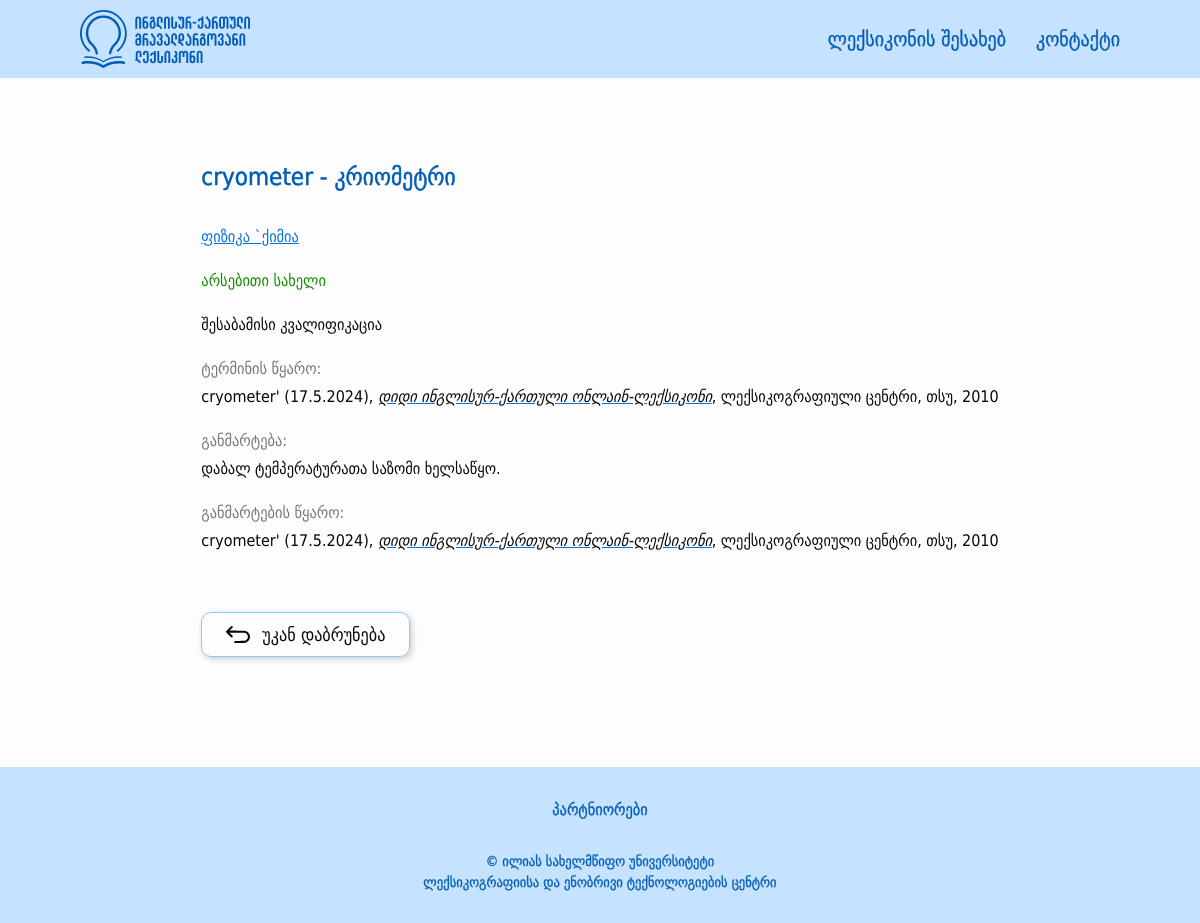
Page /term_detail/16 (signed in) on the earlier database version.
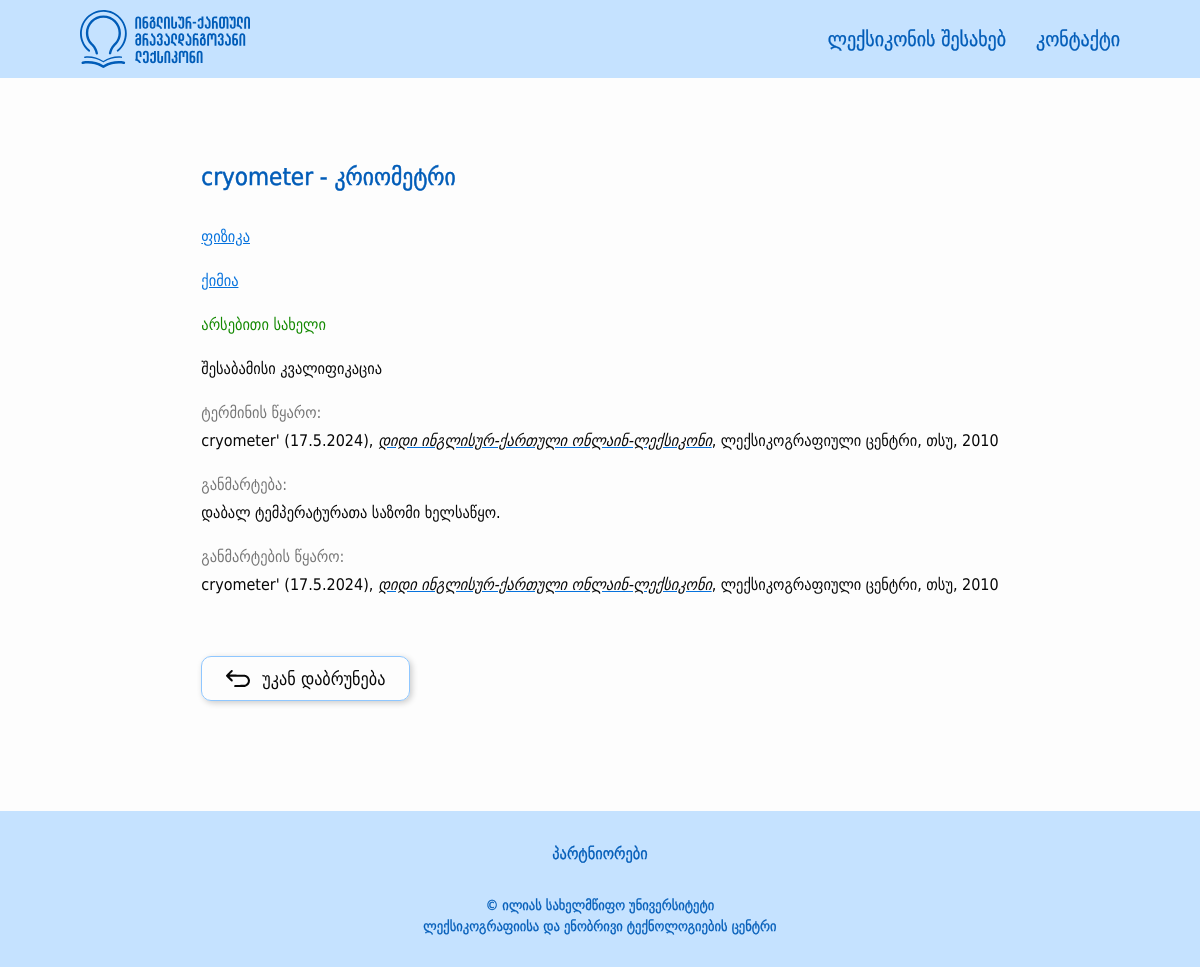
Same page on the later database version.
### src/models/terms.py (models this page shows, shortened)
class Term(BaseModel):
    __tablename__ = 'terms'
    id = db.Column(db.Integer, primary_key=True)
    geo_word = db.Column(db.String(100), nullable=False)
    eng_word = db.Column(db.String(100), nullable=False)
    grammar_form = db.Column(db.String(50), nullable=True)
    term_source = db.Column(db.Text, nullable=False)
    definition = db.Column(db.Text, nullable=False)
    definition_source = db.Column(db.Text, nullable=False)
    term_type = db.Column(db.String(50), nullable=True)
    context = db.Column(db.Text, nullable=True)
    context_source = db.Column(db.Text, nullable=True)
    comment = db.Column(db.Text, nullable=True)
    english_synonyms = db.Column(db.Text, nullable=True)
    stylistic_label = db.Column(db.String(50), nullable=True)
    is_active = db.Column(db.Boolean, default=True)
    category = db.relationship("Category", secondary="terms_categories", backref="terms")
    def get_synonyms(self):
        connections = ConnectedTerm.query.filter(ConnectedTerm.is_synonym == True, (ConnectedTerm.term1_id == self.id) | (ConnectedTerm.term2_id == self.id)).all()
        synonym_ids = [connection.term1_id if connection.term1_id != self.id else connection.term2_id for connection in connections]
        synonyms = Term.query.filter(Term.id.in_(synonym_ids)).all()
        return synonyms
    def get_related_terms(self):
        connections = ConnectedTerm.query.filter(ConnectedTerm.is_synonym == False, (ConnectedTerm.term1_id == self.id) | (ConnectedTerm.term2_id == self.id)).all()
        connected_term_ids = [connection.term1_id if connection.term1_id != self.id else connection.term2_id for connection in connections]
        related_terms = Term.query.filter(Term.id.in_(connected_term_ids)).all()
        return related_terms
    def get_category_tree(self):
        category_trees = []
        for category in self.category:
            categories = category.get_parents()
            categories.append(category)
            category_trees.append(categories)
        branched_tree = {}
        for category_tree in category_trees:
            current_dict = branched_tree
            for category in category_tree:
                if category not in current_dict:
                    current_dict[category] = {}
                current_dict = current_dict[category]
        return branched_tree

class Category(BaseModel):
    __tablename__ = "categories"
    id = db.Column(db.Integer, primary_key=True)
    name = db.Column(db.String(50), nullable=False)
    parent_id = db.Column(db.Integer, db.ForeignKey("categories.id"), nullable=True)
    is_active = db.Column(db.Boolean, default=True)
    children = db.relationship('Category', backref=db.backref('parent', remote_side=[id]), order_by="Category.name.asc()")
    def get_parents(self):
        parents = []
        if self.parent:
            parents.extend(self.parent.get_parents())
            parents.append(self.parent)
        return parents

### src/views/main/routes.py (the view)
@main_blueprint.route("/term_detail/<int:term_id>")
def term_detail(term_id):
    items = About.query.all()
    term = Term.query.filter(Term.id == term_id, Term.is_active == True, Term.category.any(Category.is_active == True)).first_or_404()
    return render_template("main/term_detail.html", term=term, items=items)

### src/__init__.py (called while the page is built)
def register_extensions(app):
    db.init_app(app)
    migrate.init_app(app, db)
    login_manager.init_app(app)
    ckeditor.init_app(app)
    @login_manager.user_loader
    def load_user(user_id):
        return User.query.get(user_id)
    admin.init_app(app)
    admin.add_view(TermView(Term, db.session, endpoint="term_panel", name="ტერმინები"))
    admin.add_view(CategoryView(Category, db.session, endpoint="category", name="დარგები"))
    admin.add_view(UserView(User, db.session, name="მომხმარებელი"))
    admin.add_view(AboutView(About, db.session, name="გვერდის შესახებ"))

### src/templates/main/term_detail.html (shortened to what this page needs)
{% extends 'layouts/base.html' %}
{% from "macros.html" import render_subcategories %}
{% block content %}
    <div class="main-outer edge-padding">
        <main class="main-content width-limiter">
            <article class="term-word-container">
                <h1 class="term-word-detail">{{ term.eng_word }} - {{ term.geo_word }}</h1>
                {% set categories = term.get_category_tree() %}
                {% for category in categories.keys() %}
                    <div class="field">
                        <a href="{{ url_for('main.home', categories=category.id) }}," style="display: inline-block;">
                            {{ category.name }}
                        </a>
                    </div>
                {% endfor %}
                <div class="term-word-type abbr-support">{{ term.grammar_form }}</div>
                <div class="term-qualifications">შესაბამისი კვალიფიკაცია</div>
                {% if term.term_source %}
                    <section class="term-source">
                        <h2>ტერმინის წყარო:</h2>
                        <p class="abbr-support"> {{ term.term_source|safe }} </p>
                    </section>
                {% endif %}
                <section class="term-definition">
                    <h2>განმარტება:</h2>
                    <p class="abbr-support"> {{ term.definition }} </p>
                </section>
                {% if term.definition_source %}
                    <section class="term-definition-source">
                        <h2>განმარტების წყარო:</h2>
                        <p class="abbr-support"> {{ term.definition_source|safe }} </p>
                    </section>
                {% endif %}
                {% set synonyms = term.get_synonyms() %}
                {% set related_terms = term.get_related_terms() %}
                <a class="go-back-button-container" href="{{ url_for('main.home') }}">
                    <button type="button" class="go-back-button">
                        <img src="{{ url_for('static', filename='images/' + 'go-back.svg') }}" alt="Go back"/>
                    </button>
                    <span>უკან დაბრუნება</span>
                </a>
            </article>
        </main>
    </div>
{% endblock %}

### src/templates/layouts/base.html (shortened to what this page needs)
<!doctype html>
<html lang="ka">
<head>
    <link href="{{ url_for('static', filename='styles/global.css') }}" rel="stylesheet"/>
    <link href="{{ url_for('static', filename='styles/shared.css') }}" rel="stylesheet"/>
    <link href="{{ url_for('static', filename='styles/other.css') }}" rel="stylesheet"/>
    <link href="{{ url_for('static', filename='styles/main.css') }}" rel="stylesheet"/>
    <link href="{{ url_for('static', filename='styles/word.css') }}" rel="stylesheet"/>
</head>
<body>
{% include 'layouts/navbar.html' %}
{% block content %}
{% endblock %}
{% include 'layouts/footer.html' %}
</body>
</html>

### src/templates/macros.html (shortened to what this page needs)
{% macro is_active(page) %}
    {% if request.endpoint.endswith(page) %}
        active-nav-link
    {% else %}
        nav-link
    {% endif %}
{% endmacro %}

### src/templates/layouts/navbar.html (shortened to what this page needs)
{% from "macros.html" import is_active %}
<header class="header edge-padding">
    <div class="header-content width-limiter">
        <a href="{{ url_for('main.home') }}">
            <img class="logo" src="{{ url_for('static', filename='images/logo.svg') }}" alt="logo"/>
        </a>
        <nav class="desktop-nav">
            <a href="{{ url_for('main.about') }}" class="{{  is_active('about') }}">ლექსიკონის შესახებ</a>
            <a href="{{ url_for('main.contact') }}" class="{{ is_active('contact') }}">კონტაქტი</a>
        </nav>
    </div>
</header>

### src/templates/layouts/footer.html (shortened to what this page needs)
<footer class="footer edge-padding">
    <div class="footer-content width-limiter">
        <div class="partner-group">
            <h6 class="partner-title">პარტნიორები</h6>
        </div>
    </div>
    <span class="copyright">© ილიას სახელმწიფო უნივერსიტეტი&#10;ლექსიკოგრაფიისა და ენობრივი ტექნოლოგიების ცენტრი</span>
</footer>

### src/static/styles/global.css (style rules this page uses)
:root { --color-light-blue: 197, 226, 255; --color-light-blue-2: 143, 199, 255; --color-blue: 6, 114, 221; --color-blue-1: 81, 168, 255; --color-blue-2: 0, 92, 184; --color-white: 253, 253, 253; --color-black: 7, 7, 7; --color-gray: 119, 119, 119; --color-gray-2: 237, 237, 237; --color-green: 19, 137, 0; --color-red: 229, 0, 0; }
*, *::before, *::after { box-sizing: border-box; }
* { margin: 0; }
body { line-height: 1.5; -webkit-font-smoothing: antialiased; }
img, picture, video, canvas, svg { display: block; max-width: 100%; }
input, button, textarea, select { font: inherit; }
p, h1, h2, h3, h4, h5, h6 { overflow-wrap: break-word; }
* { color: rgb(var(--color-black)); font-family: 'DejaVu Sans Condensed', sans-serif; }
body { display: flex; min-height: 100vh; flex-direction: column; background-color: rgb(var(--color-white)); }
button { all: unset; cursor: pointer; box-sizing: border-box; }

### src/static/styles/shared.css (style rules this page uses)
.edge-padding { padding: 10px 20px; }
.header { background: rgb(var(--color-light-blue)); padding-top: 14px; padding-bottom: 14px; }
.header .logo { height: 42px; }
.header-content { display: flex; justify-content: space-between; align-items: center; width: full; }
.desktop-nav { display: none; }
.width-limiter { max-width: 1300px; margin: 0 auto; }
.main-outer { padding-top: 60px; padding-bottom: 100px; flex: 1; }
.footer { display: flex; flex-direction: column; align-items: center; gap: 20px; background: rgb(var(--color-light-blue)); padding: 30px; }
.footer-content { display: flex; }
.footer .copyright { -webkit-text-stroke: 0.3px rgb(var(--color-blue-2)); font-size: 14px; color: rgb(var(--color-blue-2)); white-space: pre-wrap; text-align: center; }
.footer .partner-group { display: flex; align-items: center; flex-direction: column; justify-content: center; gap: 10px; }
.footer .partner-title { -webkit-text-stroke: 0.3px rgb(var(--color-blue-2)); font-size: 16px; font-weight: 400; color: rgb(var(--color-blue-2)); }
@media screen and (min-width: 768px) { .desktop-nav { display: flex; gap: 30px; } }
@media screen and (min-width: 768px) { .desktop-nav a { transition: all 150ms; text-decoration: none; font-size: 20px; -webkit-text-stroke: 0.3px rgb(var(--color-blue-2)); color: rgb(var(--color-blue-2)); transition: all 150ms; } }
@media screen and (min-width: 768px) { .header { padding-top: 16px; padding-bottom: 16px; } }
@media screen and (min-width: 768px) { .header .logo { height: 58px; } }
@media screen and (min-width: 768px) { .edge-padding { padding: 10px 80px; } }
@media screen and (min-width: 768px) { .main-outer { padding: 80px; padding-bottom: 110px; } }
@media screen and (min-width: 768px) { .footer { padding-top: 30px; padding-bottom: 30px; } }
@media screen and (min-width: 768px) { .footer .partner-group { align-items: center; } }

### src/static/styles/other.css (style rules this page uses)
.main-outer { display: flex; }
main { display: flex; flex: 1; }

### src/static/styles/main.css (style rules this page uses)
.main-content { display: flex; gap: 24px; justify-content: center; }
.term-card .field, a { font-size: 14px; color: rgb(var(--color-blue)); }
@media screen and (min-width: 768px) { .main-content { gap: 30px; } }
@media screen and (min-width: 768px) { .term-card .field, a { font-size: 16px; } }

Differences in the rows shown:
changed Category: name "ფიზიკა `ქიმია" → "ფიზიკა"
now on this page (row edited): Category: name "ქიმია"
